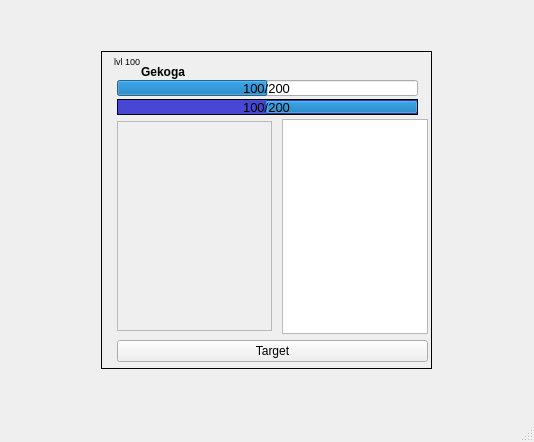
<?xml version="1.0" encoding="UTF-8"?>
<ui version="4.0">
 <class>MainWindow</class>
 <widget class="QMainWindow" name="MainWindow">
  <property name="geometry">
   <rect>
    <x>0</x>
    <y>0</y>
    <width>534</width>
    <height>442</height>
   </rect>
  </property>
  <property name="windowTitle">
   <string>MainWindow</string>
  </property>
  <widget class="QWidget" name="centralwidget">
   <layout class="QHBoxLayout" name="horizontalLayout">
    <item>
     <widget class="QFrame" name="frame_">
      <property name="minimumSize">
       <size>
        <width>331</width>
        <height>318</height>
       </size>
      </property>
      <property name="maximumSize">
       <size>
        <width>331</width>
        <height>318</height>
       </size>
      </property>
      <property name="font">
       <font>
        <kerning>true</kerning>
       </font>
      </property>
      <property name="frameShape">
       <enum>QFrame::Box</enum>
      </property>
      <property name="frameShadow">
       <enum>QFrame::Plain</enum>
      </property>
      <widget class="QLabel" name="lvl_">
       <property name="geometry">
        <rect>
         <x>8</x>
         <y>5</y>
         <width>31</width>
         <height>20</height>
        </rect>
       </property>
       <property name="font">
        <font>
         <pointsize>7</pointsize>
         <italic>false</italic>
         <kerning>true</kerning>
        </font>
       </property>
       <property name="text">
        <string>lvl 100</string>
       </property>
       <property name="alignment">
        <set>Qt::AlignRight|Qt::AlignTop|Qt::AlignTrailing</set>
       </property>
      </widget>
      <widget class="QWidget" name="layoutWidget_2">
       <property name="geometry">
        <rect>
         <x>16</x>
         <y>68</y>
         <width>311</width>
         <height>243</height>
        </rect>
       </property>
       <layout class="QVBoxLayout" name="verticalLayout_2">
        <item>
         <layout class="QHBoxLayout" name="horizontalLayout_4">
          <property name="spacing">
           <number>10</number>
          </property>
          <item>
           <widget class="QFrame" name="avatar_">
            <property name="minimumSize">
             <size>
              <width>155</width>
              <height>210</height>
             </size>
            </property>
            <property name="maximumSize">
             <size>
              <width>155</width>
              <height>210</height>
             </size>
            </property>
            <property name="frameShape">
             <enum>QFrame::StyledPanel</enum>
            </property>
            <property name="frameShadow">
             <enum>QFrame::Raised</enum>
            </property>
           </widget>
          </item>
          <item>
           <widget class="QListWidget" name="list_"/>
          </item>
         </layout>
        </item>
        <item>
         <widget class="QPushButton" name="target_">
          <property name="text">
           <string>Target</string>
          </property>
         </widget>
        </item>
       </layout>
      </widget>
      <widget class="QProgressBar" name="hpBar_">
       <property name="geometry">
        <rect>
         <x>16</x>
         <y>29</y>
         <width>301</width>
         <height>16</height>
        </rect>
       </property>
       <property name="maximum">
        <number>200</number>
       </property>
       <property name="value">
        <number>100</number>
       </property>
       <property name="textVisible">
        <bool>false</bool>
       </property>
      </widget>
      <widget class="QLabel" name="hp_">
       <property name="geometry">
        <rect>
         <x>20</x>
         <y>29</y>
         <width>291</width>
         <height>16</height>
        </rect>
       </property>
       <property name="font">
        <font>
         <pointsize>10</pointsize>
         <kerning>true</kerning>
        </font>
       </property>
       <property name="text">
        <string>100/200</string>
       </property>
       <property name="alignment">
        <set>Qt::AlignCenter</set>
       </property>
      </widget>
      <widget class="QLabel" name="name_">
       <property name="geometry">
        <rect>
         <x>40</x>
         <y>10</y>
         <width>241</width>
         <height>21</height>
        </rect>
       </property>
       <property name="font">
        <font>
         <pointsize>9</pointsize>
         <weight>75</weight>
         <bold>true</bold>
         <kerning>true</kerning>
        </font>
       </property>
       <property name="text">
        <string>Gekoga</string>
       </property>
       <property name="textFormat">
        <enum>Qt::AutoText</enum>
       </property>
       <property name="alignment">
        <set>Qt::AlignLeading|Qt::AlignLeft|Qt::AlignVCenter</set>
       </property>
      </widget>
      <widget class="QLabel" name="hp_2">
       <property name="geometry">
        <rect>
         <x>24</x>
         <y>50</y>
         <width>291</width>
         <height>16</height>
        </rect>
       </property>
       <property name="font">
        <font>
         <pointsize>10</pointsize>
         <kerning>true</kerning>
        </font>
       </property>
       <property name="text">
        <string>100/200</string>
       </property>
       <property name="alignment">
        <set>Qt::AlignCenter</set>
       </property>
      </widget>
      <widget class="QProgressBar" name="mpBar">
       <property name="geometry">
        <rect>
         <x>16</x>
         <y>48</y>
         <width>301</width>
         <height>16</height>
        </rect>
       </property>
       <property name="autoFillBackground">
        <bool>false</bool>
       </property>
       <property name="styleSheet">
        <string notr="true">background: rgb(71, 71, 212);border: 1px solid black;</string>
       </property>
       <property name="maximum">
        <number>50</number>
       </property>
       <property name="value">
        <number>25</number>
       </property>
       <property name="textVisible">
        <bool>false</bool>
       </property>
       <property name="invertedAppearance">
        <bool>true</bool>
       </property>
      </widget>
      <widget class="QLabel" name="mp">
       <property name="geometry">
        <rect>
         <x>20</x>
         <y>48</y>
         <width>291</width>
         <height>16</height>
        </rect>
       </property>
       <property name="font">
        <font>
         <pointsize>10</pointsize>
         <kerning>true</kerning>
        </font>
       </property>
       <property name="autoFillBackground">
        <bool>false</bool>
       </property>
       <property name="text">
        <string>100/200</string>
       </property>
       <property name="alignment">
        <set>Qt::AlignCenter</set>
       </property>
      </widget>
     </widget>
    </item>
   </layout>
  </widget>
  <widget class="QMenuBar" name="menubar">
   <property name="geometry">
    <rect>
     <x>0</x>
     <y>0</y>
     <width>534</width>
     <height>21</height>
    </rect>
   </property>
  </widget>
  <widget class="QStatusBar" name="statusbar"/>
 </widget>
 <resources/>
 <connections/>
</ui>
